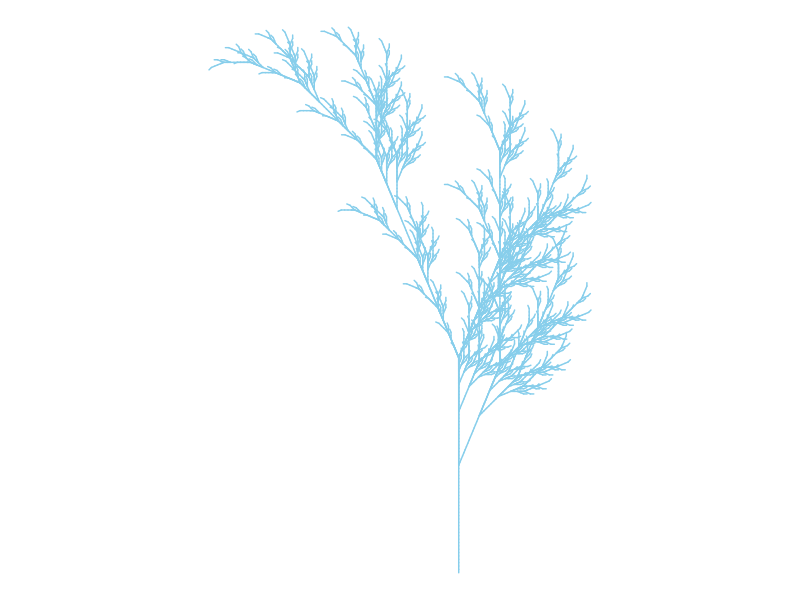
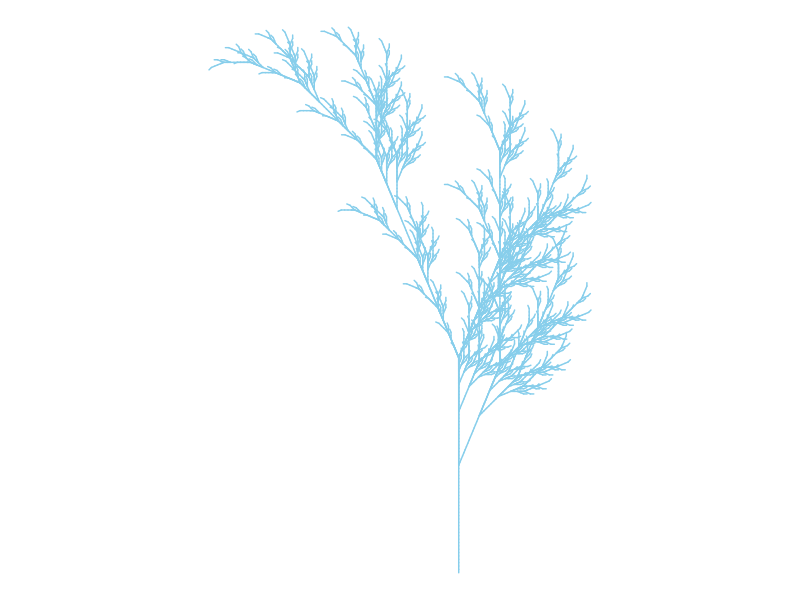

Recreate these plots in R, in order.

## Data Visualization
## Objective: Create graphics with R
## Title: Fall color
# Credit: https://fronkonstin.com

# Install packages
install.packages(c("gsubfn", "proto", "tidyverse"))

library(gsubfn)
library(tidyverse)

# Define elements in plant art
axiom="X"
rules=list("X"="F-[[X]+X]+F[+FX]-X", "F"="FF")
angle=22.5
depth=6

for (i in 1:depth) axiom=gsubfn(".", rules, axiom)

actions=str_extract_all(axiom, "\\d*\\+|\\d*\\-|F|L|R|\\[|\\]|\\|") %>% unlist

status=data.frame(x=numeric(0), y=numeric(0), alfa=numeric(0))
points=data.frame(x1 = 0, y1 = 0, x2 = NA, y2 = NA, alfa=90, depth=1)

# Generating data (may take a minute or two)
for (action in actions)
{
  if (action=="F")
  {
    x=points[1, "x1"]+cos(points[1, "alfa"]*(pi/180))
    y=points[1, "y1"]+sin(points[1, "alfa"]*(pi/180))
    points[1,"x2"]=x
    points[1,"y2"]=y
    data.frame(x1 = x, y1 = y, x2 = NA, y2 = NA,
               alfa=points[1, "alfa"],
               depth=points[1,"depth"]) %>% rbind(points)->points
  }
  if (action %in% c("+", "-")){
    alfa=points[1, "alfa"]
    points[1, "alfa"]=eval(parse(text=paste0("alfa",action, angle)))
  }
  if(action=="["){
    data.frame(x=points[1, "x1"], y=points[1, "y1"], alfa=points[1, "alfa"]) %>%
      rbind(status) -> status
    points[1, "depth"]=points[1, "depth"]+1
  }
  if(action=="]"){
    depth=points[1, "depth"]
    points[-1,]->points
    data.frame(x1=status[1, "x"], y1=status[1, "y"], x2=NA, y2=NA,
               alfa=status[1, "alfa"],
               depth=depth-1) %>%
      rbind(points) -> points
    status[-1,]->status
  }
}

p <- ggplot() +
  geom_segment(aes(x = x1, y = y1, xend = x2, yend = y2),
               lineend = "round",
               color="skyblue",   # <- cor customizada: azul celeste
               data=na.omit(points)) +
  coord_fixed(ratio = 1) +
  theme_void()

p

# Export the image
ggsave("fall_color.png", plot = p, width = 8, height = 8, dpi = 300)
